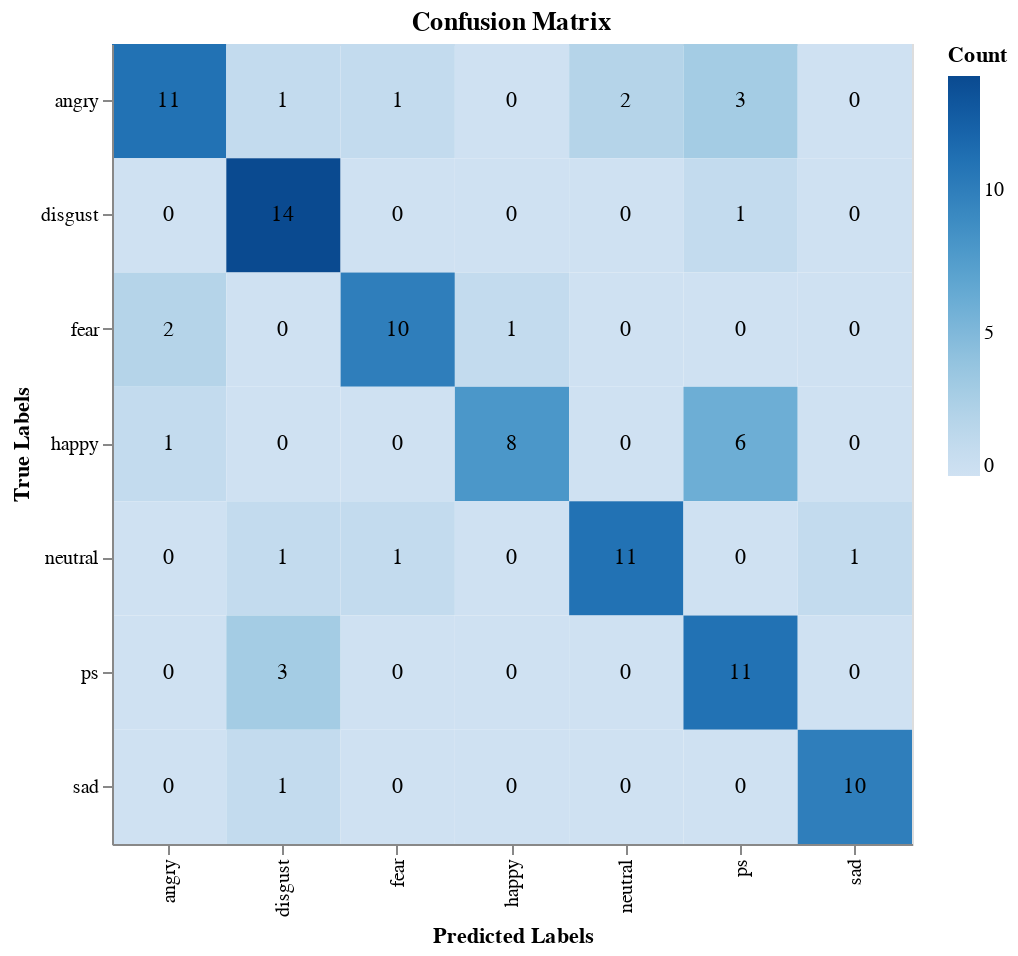

Notebook cell for this chart:
### Code cell
c_matrix = confusion_matrix(y_val_labels, y_pred_labels)
labels = np.unique(np.concatenate((y_val_labels, y_pred_labels)))
print("Confusion matrix shape:", c_matrix.shape)
print("Labels length:", len(labels))
if c_matrix.shape[0] != len(labels) or c_matrix.shape[1] != len(labels):
    raise ValueError("Mismatch between labels and confusion matrix dimensions")
c_matrix_df = pd.DataFrame(c_matrix, index=labels, columns=labels).reset_index().melt(id_vars='index')
c_matrix_df.columns = ['True Label', 'Predicted Label', 'Count']
heatmap = alt.Chart(c_matrix_df).mark_rect().encode(
    x=alt.X('Predicted Label:O', title='Predicted Labels'),
    y=alt.Y('True Label:O', title='True Labels'),
    color=alt.Color('Count:Q', scale=alt.Scale(scheme='blues')),
    tooltip=['True Label', 'Predicted Label', 'Count']).properties(
    width=400,
    height=400,
    title='Confusion Matrix')
text = heatmap.mark_text(align='center', baseline='middle').encode(
    text='Count:Q',
    color=alt.condition(
        alt.datum.Count > c_matrix_df['Count'].mean(),
        alt.value('black'),
        alt.value('black')))
final_plot = heatmap + text
final_plot.display()

### Figure 1 — Vega-Lite specification as saved in the notebook (floating-point values rounded to 4 significant figures)
{"config": {"view": {"continuousWidth": 400, "continuousHeight": 300}}, "layer": [{"mark": "rect", "encoding": {"color": {"field": "Count", "scale": {"scheme": "blues"}, "type": "quantitative"}, "tooltip": [{"field": "True Label", "type": "nominal"}, {"field": "Predicted Label", "type": "nominal"}, {"field": "Count", "type": "quantitative"}], "x": {"field": "Predicted Label", "title": "Predicted Labels", "type": "ordinal"}, "y": {"field": "True Label", "title": "True Labels", "type": "ordinal"}}, "height": 400, "title": "Confusion Matrix", "width": 400}, {"mark": {"type": "text", "align": "center", "baseline": "middle"}, "encoding": {"color": {"condition": {"value": "black", "test": "(datum.Count > 2.0408163265306123)"}, "value": "black"}, "text": {"field": "Count", "type": "quantitative"}, "tooltip": [{"field": "True Label", "type": "nominal"}, {"field": "Predicted Label", "type": "nominal"}, {"field": "Count", "type": "quantitative"}], "x": {"field": "Predicted Label", "title": "Predicted Labels", "type": "ordinal"}, "y": {"field": "True Label", "title": "True Labels", "type": "ordinal"}}, "height": 400, "title": "Confusion Matrix", "width": 400}], "data": {"name": "data-0b414218be39102fb78fc7aa2156a86a"}, "$schema": "https://vega.github.io/schema/vega-lite/v4.17.0.json", "datasets": {"data-0b414218be39102fb78fc7aa2156a86a": [{"True Label": "angry", "Predicted Label": "angry", "Count": 11}, {"True Label": "disgust", "Predicted Label": "angry", "Count": 0}, {"True Label": "fear", "Predicted Label": "angry", "Count": 2}, {"True Label": "happy", "Predicted Label": "angry", "Count": 1}, {"True Label": "neutral", "Predicted Label": "angry", "Count": 0}, {"True Label": "ps", "Predicted Label": "angry", "Count": 0}, {"True Label": "sad", "Predicted Label": "angry", "Count": 0}, {"True Label": "angry", "Predicted Label": "disgust", "Count": 1}, {"True Label": "disgust", "Predicted Label": "disgust", "Count": 14}, {"True Label": "fear", "Predicted Label": "disgust", "Count": 0}, {"True Label": "happy", "Predicted Label": "disgust", "Count": 0}, {"True Label": "neutral", "Predicted Label": "disgust", "Count": 1}, {"True Label": "ps", "Predicted Label": "disgust", "Count": 3}, {"True Label": "sad", "Predicted Label": "disgust", "Count": 1}, {"True Label": "angry", "Predicted Label": "fear", "Count": 1}, {"True Label": "disgust", "Predicted Label": "fear", "Count": 0}, {"True Label": "fear", "Predicted Label": "fear", "Count": 10}, {"True Label": "happy", "Predicted Label": "fear", "Count": 0}, {"True Label": "neutral", "Predicted Label": "fear", "Count": 1}, {"True Label": "ps", "Predicted Label": "fear", "Count": 0}, {"True Label": "sad", "Predicted Label": "fear", "Count": 0}, {"True Label": "angry", "Predicted Label": "happy", "Count": 0}, {"True Label": "disgust", "Predicted Label": "happy", "Count": 0}, {"True Label": "fear", "Predicted Label": "happy", "Count": 1}, {"True Label": "happy", "Predicted Label": "happy", "Count": 8}, {"True Label": "neutral", "Predicted Label": "happy", "Count": 0}, {"True Label": "ps", "Predicted Label": "happy", "Count": 0}, {"True Label": "sad", "Predicted Label": "happy", "Count": 0}, {"True Label": "angry", "Predicted Label": "neutral", "Count": 2}, {"True Label": "disgust", "Predicted Label": "neutral", "Count": 0}, {"True Label": "fear", "Predicted Label": "neutral", "Count": 0}, {"True Label": "happy", "Predicted Label": "neutral", "Count": 0}, {"True Label": "neutral", "Predicted Label": "neutral", "Count": 11}, {"True Label": "ps", "Predicted Label": "neutral", "Count": 0}, {"True Label": "sad", "Predicted Label": "neutral", "Count": 0}, {"True Label": "angry", "Predicted Label": "ps", "Count": 3}, {"True Label": "disgust", "Predicted Label": "ps", "Count": 1}, {"True Label": "fear", "Predicted Label": "ps", "Count": 0}, {"True Label": "happy", "Predicted Label": "ps", "Count": 6}, {"True Label": "neutral", "Predicted Label": "ps", "Count": 0}, {"True Label": "ps", "Predicted Label": "ps", "Count": 11}, {"True Label": "sad", "Predicted Label": "ps", "Count": 0}, {"True Label": "angry", "Predicted Label": "sad", "Count": 0}, {"True Label": "disgust", "Predicted Label": "sad", "Count": 0}, {"True Label": "fear", "Predicted Label": "sad", "Count": 0}, {"True Label": "happy", "Predicted Label": "sad", "Count": 0}, {"True Label": "neutral", "Predicted Label": "sad", "Count": 1}, {"True Label": "ps", "Predicted Label": "sad", "Count": 0}, {"True Label": "sad", "Predicted Label": "sad", "Count": 10}]}}
